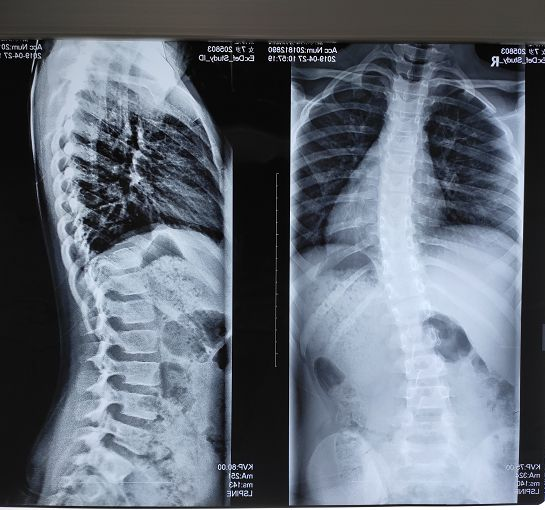
//> input picture TEST_26/xray.jpg, 545 x 510 px
$ ./main   (built with g++ and OpenCV 4)
//> lines starting //> are read from the running program, lines starting //| are printed output that depends on the picture
#include<opencv2/opencv.hpp>
#include<opencv2/highgui.hpp>
#include <iostream>

using namespace cv;
using namespace std;

Mat src,Gauss,dst,gray,cann,img,map_x,map_y;

vector<Vec3f> circles;

int main()
{
	src=imread("xray.jpg",IMREAD_UNCHANGED);
//> src is the input picture: 510 rows x 545 cols, CV_8UC3; mean B, G, R 118.1, 106.6, 98.4
	imshow("src",src);

	cvtColor(src,gray,COLOR_RGB2GRAY);
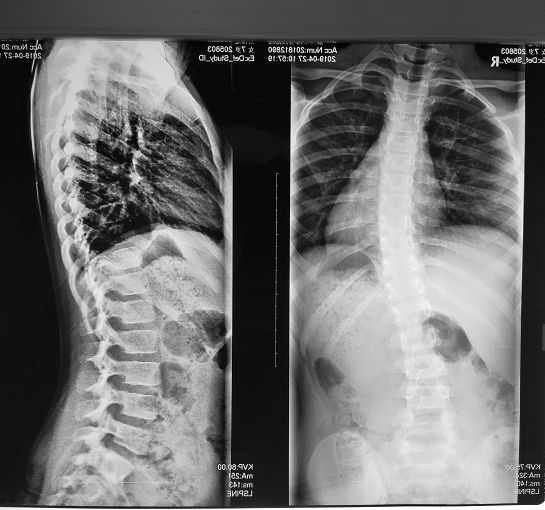
//> gray: 510 rows x 545 cols, CV_8UC1; min 0, max 255, mean 109.1
	namedWindow("gray",WINDOW_AUTOSIZE);
	imshow("gray",gray);
	equalizeHist(gray,dst);
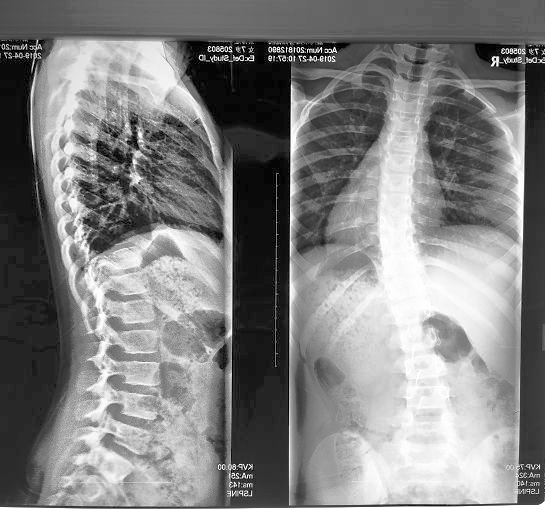
//> dst: 510 rows x 545 cols, CV_8UC1; min 0, max 255, mean 128.3
	imshow("dst",dst);

	waitKey(0);
	return 0;
}

$ run again, with TEST_26/Tree.jpg copied over TEST_26/xray.jpg
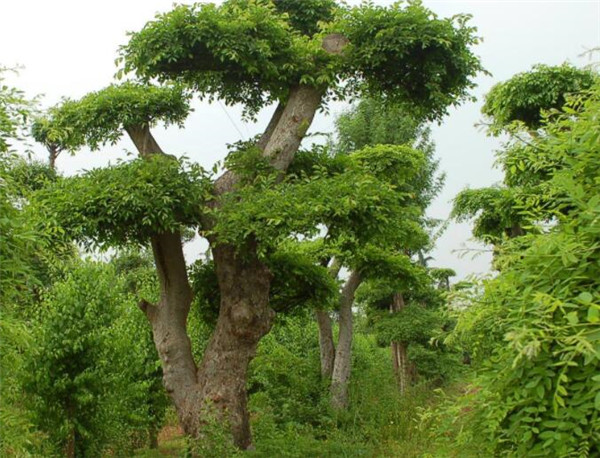
//> input picture TEST_26/Tree.jpg, 600 x 458 px
//> src is the input picture: 458 rows x 600 cols, CV_8UC3; mean B, G, R 73.1, 125.9, 108.8
//> `cvtColor(src,gray,COLOR_RGB2GRAY);`:
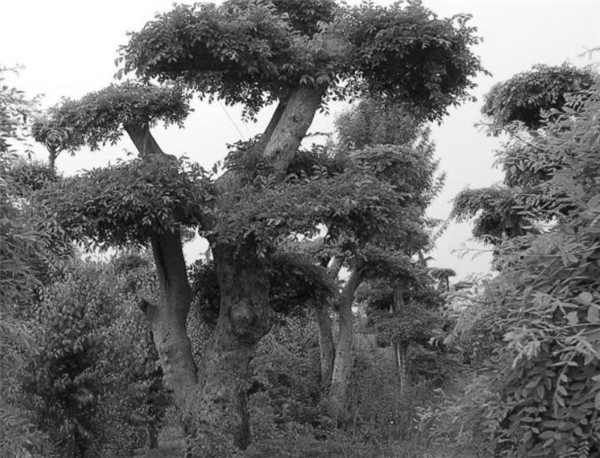
//> gray: 458 rows x 600 cols, CV_8UC1; min 6, max 255, mean 108.2
//> `equalizeHist(gray,dst);`:
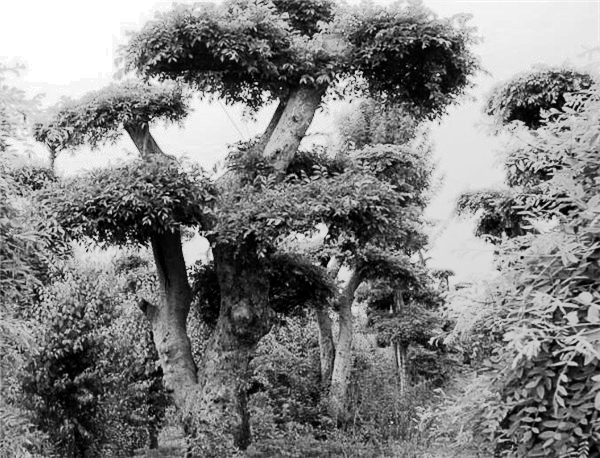
//> dst: 458 rows x 600 cols, CV_8UC1; min 0, max 255, mean 128.5
